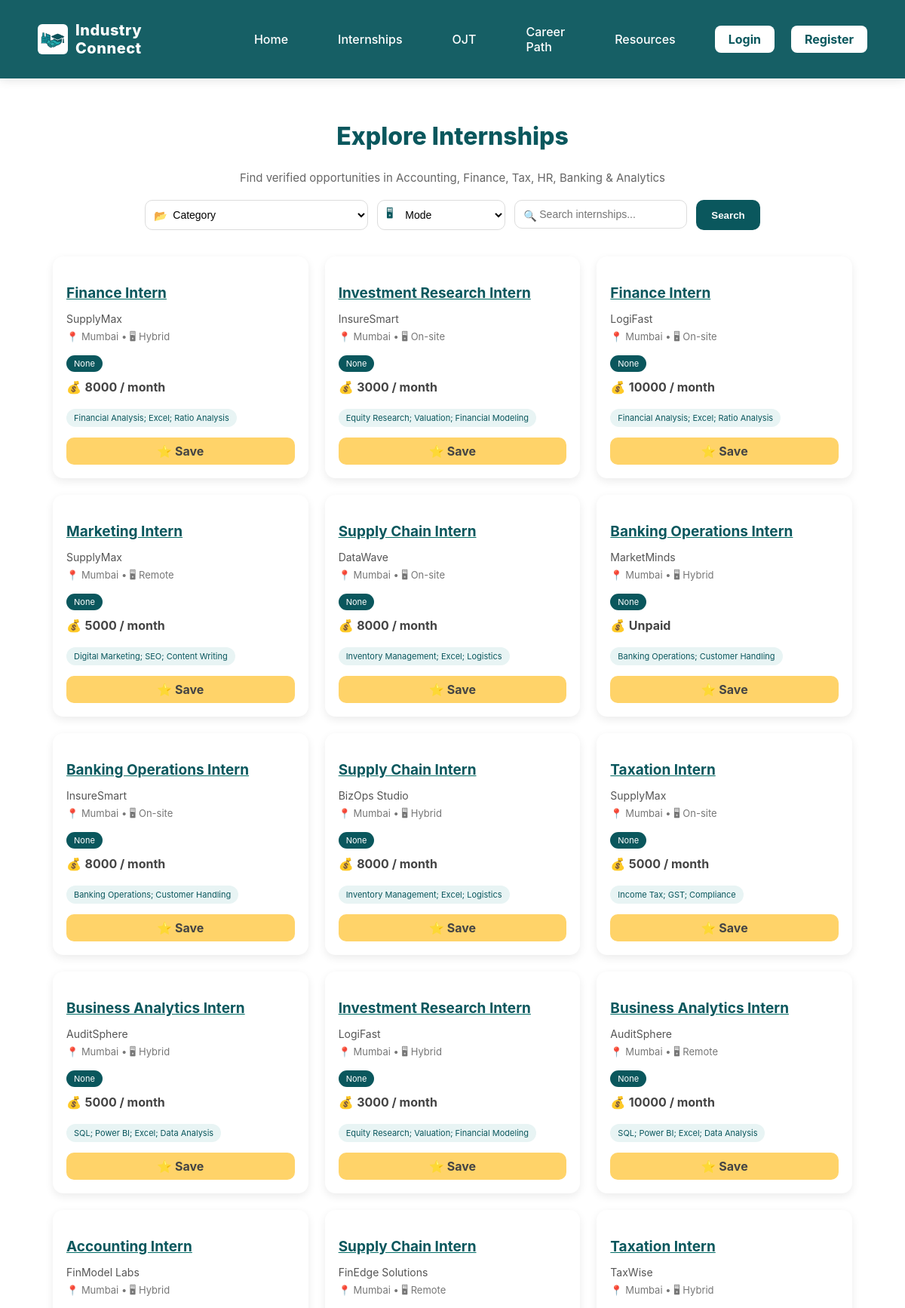
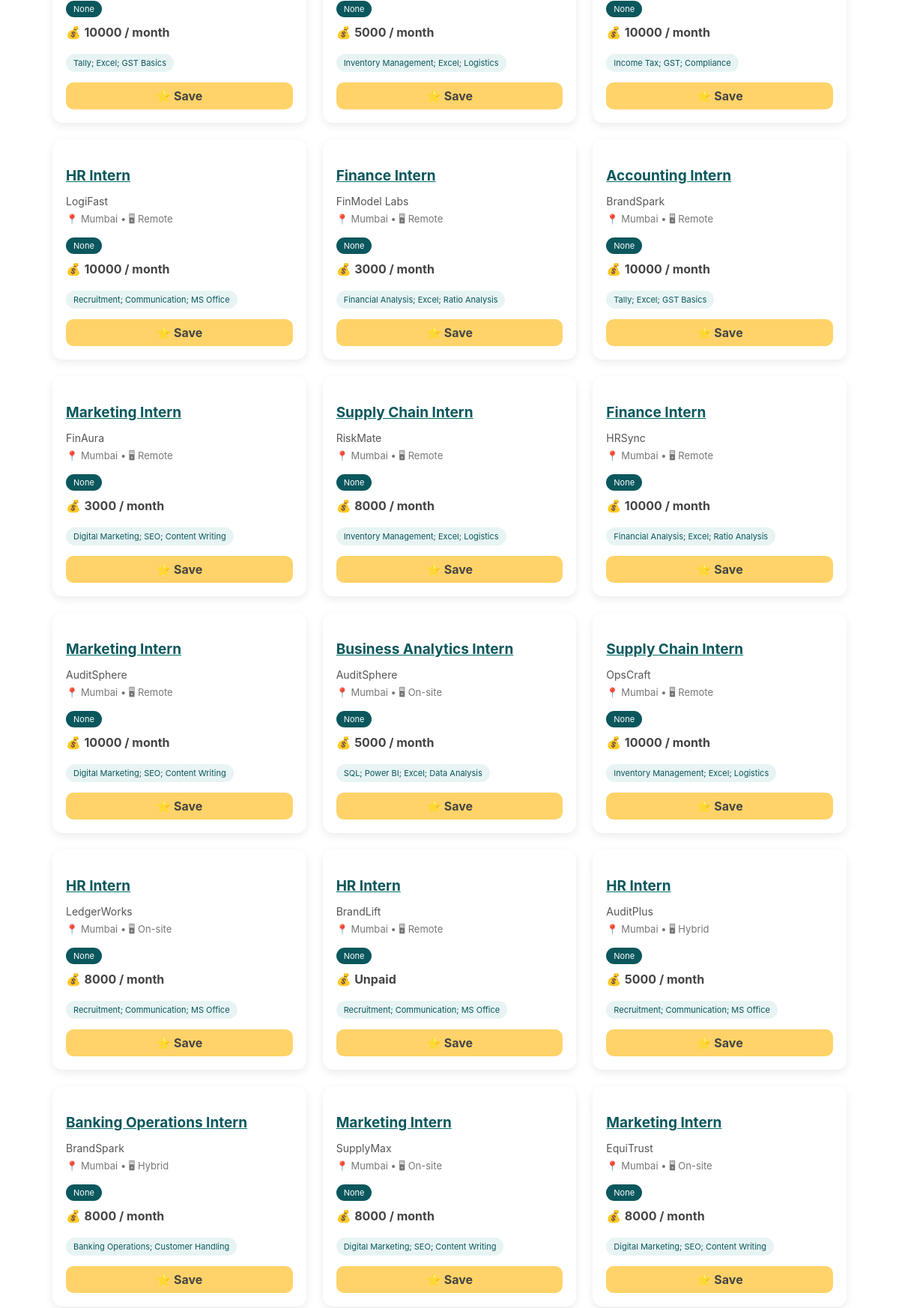
Screenshot of /internships/ (upper part) with the database file from the repository (2 pictures, top to bottom).
### models/internship.py (models this page shows, shortened)
class Internship(db.Model):
    __tablename__ = "internships"
    id = db.Column(db.Integer, primary_key=True)
    title = db.Column(db.String(255), nullable=False)
    slug = db.Column(db.String(255), unique=True)
    company_name = db.Column(db.String(255), nullable=False)
    company_id = db.Column(db.Integer, db.ForeignKey("companies.id"), nullable=True)
    employer_id = db.Column(db.Integer, db.ForeignKey("users.id"))
    category = db.Column(db.String(120), nullable=True)
    internship_type = db.Column(db.String(100), nullable=True)
    mode = db.Column(db.String(40), nullable=True)
    location = db.Column(db.String(150), nullable=True)
    duration = db.Column(db.String(80), nullable=True)
    stipend = db.Column(db.String(80), nullable=True)
    is_paid = db.Column(db.Boolean, default=False)
    skills = db.Column(db.Text, nullable=True)
    tags = db.Column(db.Text, nullable=True)
    responsibilities = db.Column(db.Text, nullable=True)
    company_info = db.Column(db.Text, nullable=True)
    offer_letter = db.Column(db.String(255), nullable=True)
    completion_certificate = db.Column(db.String(255), nullable=True)
    status = db.Column(db.String(40), default="Pending")
    created_at = db.Column(db.DateTime, default=datetime.utcnow)
    views = db.Column(db.Integer, default=0)
    applications_count = db.Column(db.Integer, default=0)
    popularity_score = db.Column(db.Float, default=0.0)
    is_active = db.Column(db.Boolean, default=True)
    applications = db.relationship(
        "Application",
        back_populates="internship",
        cascade="all, delete-orphan"
    )
    def skill_list(self):
        return [s.strip() for s in (self.skills or "").split(",") if s.strip()]

### blueprints/internships.py (the view)
@internships_bp.route("/")
def internship_list():
    category = request.args.get("category", "").strip()
    mode = request.args.get("mode", "").strip()
    location = request.args.get("location", "").strip()
    stipend = request.args.get("stipend", "").strip()
    skill = request.args.get("skill", "").strip()
    q = Internship.query.filter_by(status="Approved")
    if category:
        q = q.filter(Internship.category.ilike(f"%{category}%"))
    if mode:
        q = q.filter(Internship.mode.ilike(f"%{mode}%"))
    if location:
        q = q.filter(Internship.location.ilike(f"%{location}%"))
    if stipend:
        q = q.filter(Internship.stipend.ilike(f"%{stipend}%"))
    if skill:
        q = q.filter(Internship.skills.ilike(f"%{skill}%"))
    internships = q.order_by(Internship.id.desc()).all()
    return render_template(
        "internships/internship_list.html",
        internships=internships,
        selected_category=category,
        selected_mode=mode,
        selected_location=location,
        selected_stipend=stipend,
        selected_skill=skill,
    )

### templates/internships/internship_list.html (shortened to what this page needs)
{% extends "base.html" %}
{% block content %}
<div class="internship-header">
    <h2 class="title">Explore Internships</h2>
    <p class="subtitle">Find verified opportunities in Accounting, Finance, Tax, HR, Banking & Analytics</p>
</div>
<form method="GET" action="{{ url_for('internships.internship_list') }}" class="filter-bar">
    <div class="filter-item">
        <span class="icon">📂</span>
        <select name="category">
            <option value="">Category</option>
        </select>
    </div>
    <div class="filter-item">
        <span class="icon">🖥</span>
        <select name="mode">
            <option value="">Mode</option>
        </select>
    </div>
    <div class="filter-item search-box">
        <span class="icon">🔍</span>
        <input type="text" name="q" placeholder="Search internships..."
               value="{{ request.args.get('q', '') }}">
    </div>
    <button type="submit" class="search-btn">Search</button>
</form>
<div class="internship-grid">
    {% for i in internships %}
    <div class="internship-card">
        <div class="card-top">
            <a href="{{ url_for('internships.internship_detail', id=i.id) }}" class="title-link">
                <h3 class="internship-title">{{ i.title }}</h3>
            </a>
            <p class="internship-company">
                {{ i.company_name or i.company }}
            </p>
            <p class="internship-meta">
                📍 {{ i.location or "Location Not Provided" }}
                •
                🖥 {{ i.mode }}
            </p>
            <span class="pill">{{ i.category }}</span>
            <p class="stipend">
                💰 <b>{{ i.stipend or "Unpaid" }}</b>
            </p>
            <div class="tag-box">
                {% for s in i.skill_list() %}
                <span class="tag">{{ s }}</span>
                {% endfor %}
            </div>
        </div>
        <a class="save-btn" href="{{ url_for('student.save_item', item_type='internship', item_id=i.id) }}">
            ⭐ Save
        </a>
    </div>
    {% endfor %}
</div>
{% endblock %}

### static/css/style.css (style rules this page uses)
:root { --peacock: #006d66; --peacock-dark: #004c46; --muted: #f2f3f4; --text: #1b1b1b; --accent: #0ea5a4; --max-width: 1100px; --radius: 10px; --gap: 18px; --card-bg: #ffffff; }
* { box-sizing:border-box }
html,body { height:100%;margin:0;color:var(--text);font-family:Inter, system-ui, -apple-system, "Segoe UI", Roboto, "Helvetica Neue", Arial }
a { color:var(--peacock);text-decoration:underline }
input, textarea, select { pointer-events: auto !important; user-select: text !important; opacity: 1 !important; }

### templates/base.html (style rules this page uses)
:root { --primary: #0a575d; --primary-dark: #08474b; --light-bg: #f4ffff; --white: #ffffff; }

### templates/internships/internship_list.html (style rules this page uses)
.internship-header { text-align: center; margin: 25px 0 20px; }
.internship-header .title { font-size: 32px; font-weight: 800; color: #0a575d; }
.internship-header .subtitle { color: #666; font-size: 15px; margin-top: 5px; }
.filter-bar { display: flex; justify-content: center; gap: 12px; flex-wrap: wrap; margin-bottom: 25px; }
.filter-item { position: relative; }
.filter-item .icon { position: absolute; top: 50%; left: 12px; transform: translateY(-50%); color: #0a575d; font-size: 14px; }
.filter-item select, .filter-item input { padding: 10px 14px 10px 32px; border-radius: 10px; border: 1px solid #dcdcdc; font-size: 14px; min-width: 170px; background: #fff; }
.search-btn { padding: 10px 20px; background: #0a575d; color: white; border-radius: 10px; font-weight: 600; border: none; }
.internship-grid { display: grid; grid-template-columns: repeat(auto-fit, minmax(290px, 1fr)); gap: 22px; padding: 10px 20px; }
.internship-card { background: #ffffff; padding: 18px; border-radius: 14px; box-shadow: 0px 4px 12px rgba(0,0,0,0.08); display: flex; flex-direction: column; justify-content: space-between; transition: 0.25s; }
.internship-title { color: #0a575d; font-size: 19px; font-weight: 700; margin-bottom: 4px; }
.internship-company { color: #555; font-size: 14px; margin-bottom: 4px; }
.internship-meta { color: #777; font-size: 13px; margin: 6px 0; }
.pill { display: inline-block; background: #0a575d; color: white; padding: 4px 10px; border-radius: 20px; font-size: 11px; margin-top: 6px; }
.stipend { margin-top: 10px; color: #444; }
.tag-box { margin-top: 12px; }
.tag { background: #e8f4f4; color: #0a575d; padding: 5px 10px; border-radius: 20px; font-size: 11px; display: inline-block; margin: 3px 4px 0 0; }
.save-btn { margin-top: 14px; background: #ffd369; padding: 8px; border-radius: 10px; text-align: center; font-weight: 700; color: #444; text-decoration: none; transition: 0.2s; }

### rows the page displays
Internship: title "Finance Intern", company_name "SupplyMax", location "Mumbai", mode "Hybrid", category "None", stipend "8000 / month", skills "Financial Analysis; Excel; Ratio Analysis"
Internship: title "Investment Research Intern", company_name "InsureSmart", location "Mumbai", mode "On-site", category "None", stipend "3000 / month", skills "Equity Research; Valuation; Financial Modeling"
Internship: title "Finance Intern", company_name "LogiFast", location "Mumbai", mode "On-site", category "None", stipend "10000 / month", skills "Financial Analysis; Excel; Ratio Analysis"
Internship: title "Marketing Intern", company_name "SupplyMax", location "Mumbai", mode "Remote", category "None", stipend "5000 / month", skills "Digital Marketing; SEO; Content Writing"
Internship: title "Supply Chain Intern", company_name "DataWave", location "Mumbai", mode "On-site", category "None", stipend "8000 / month", skills "Inventory Management; Excel; Logistics"
Internship: title "Banking Operations Intern", company_name "MarketMinds", location "Mumbai", mode "Hybrid", category "None", stipend "Unpaid", skills "Banking Operations; Customer Handling"
Internship: title "Banking Operations Intern", company_name "InsureSmart", location "Mumbai", mode "On-site", category "None", stipend "8000 / month", skills "Banking Operations; Customer Handling"
Internship: title "Supply Chain Intern", company_name "BizOps Studio", location "Mumbai", mode "Hybrid", category "None", stipend "8000 / month", skills "Inventory Management; Excel; Logistics"
Internship: title "Taxation Intern", company_name "SupplyMax", location "Mumbai", mode "On-site", category "None", stipend "5000 / month", skills "Income Tax; GST; Compliance"
Internship: title "Business Analytics Intern", company_name "AuditSphere", location "Mumbai", mode "Hybrid", category "None", stipend "5000 / month", skills "SQL; Power BI; Excel; Data Analysis"
Internship: title "Investment Research Intern", company_name "LogiFast", location "Mumbai", mode "Hybrid", category "None", stipend "3000 / month", skills "Equity Research; Valuation; Financial Modeling"
Internship: title "Business Analytics Intern", company_name "AuditSphere", location "Mumbai", mode "Remote", category "None", stipend "10000 / month", skills "SQL; Power BI; Excel; Data Analysis"
Internship: title "Accounting Intern", company_name "FinModel Labs", location "Mumbai", mode "Hybrid", category "None", stipend "10000 / month", skills "Tally; Excel; GST Basics"
Internship: title "Supply Chain Intern", company_name "FinEdge Solutions", location "Mumbai", mode "Remote", category "None", stipend "5000 / month", skills "Inventory Management; Excel; Logistics"
Internship: title "Taxation Intern", company_name "TaxWise", location "Mumbai", mode "Hybrid", category "None", stipend "10000 / month", skills "Income Tax; GST; Compliance"
Internship: title "HR Intern", company_name "LogiFast", location "Mumbai", mode "Remote", category "None", stipend "10000 / month", skills "Recruitment; Communication; MS Office"
Internship: title "Finance Intern", company_name "FinModel Labs", location "Mumbai", mode "Remote", category "None", stipend "3000 / month", skills "Financial Analysis; Excel; Ratio Analysis"
Internship: title "Accounting Intern", company_name "BrandSpark", location "Mumbai", mode "Remote", category "None", stipend "10000 / month", skills "Tally; Excel; GST Basics"
Internship: title "Marketing Intern", company_name "FinAura", location "Mumbai", mode "Remote", category "None", stipend "3000 / month", skills "Digital Marketing; SEO; Content Writing"
Internship: title "Supply Chain Intern", company_name "RiskMate", location "Mumbai", mode "Remote", category "None", stipend "8000 / month", skills "Inventory Management; Excel; Logistics"
Internship: title "Finance Intern", company_name "HRSync", location "Mumbai", mode "Remote", category "None", stipend "10000 / month", skills "Financial Analysis; Excel; Ratio Analysis"
Internship: title "Marketing Intern", company_name "AuditSphere", location "Mumbai", mode "Remote", category "None", stipend "10000 / month", skills "Digital Marketing; SEO; Content Writing"
Internship: title "Business Analytics Intern", company_name "AuditSphere", location "Mumbai", mode "On-site", category "None", stipend "5000 / month", skills "SQL; Power BI; Excel; Data Analysis"
Internship: title "Supply Chain Intern", company_name "OpsCraft", location "Mumbai", mode "Remote", category "None", stipend "10000 / month", skills "Inventory Management; Excel; Logistics"
Internship: title "HR Intern", company_name "LedgerWorks", location "Mumbai", mode "On-site", category "None", stipend "8000 / month", skills "Recruitment; Communication; MS Office"
Internship: title "HR Intern", company_name "BrandLift", location "Mumbai", mode "Remote", category "None", stipend "Unpaid", skills "Recruitment; Communication; MS Office"
Internship: title "HR Intern", company_name "AuditPlus", location "Mumbai", mode "Hybrid", category "None", stipend "5000 / month", skills "Recruitment; Communication; MS Office"
Internship: title "Banking Operations Intern", company_name "BrandSpark", location "Mumbai", mode "Hybrid", category "None", stipend "8000 / month", skills "Banking Operations; Customer Handling"
Internship: title "Marketing Intern", company_name "SupplyMax", location "Mumbai", mode "On-site", category "None", stipend "8000 / month", skills "Digital Marketing; SEO; Content Writing"
Internship: title "Marketing Intern", company_name "EquiTrust", location "Mumbai", mode "On-site", category "None", stipend "8000 / month", skills "Digital Marketing; SEO; Content Writing"
